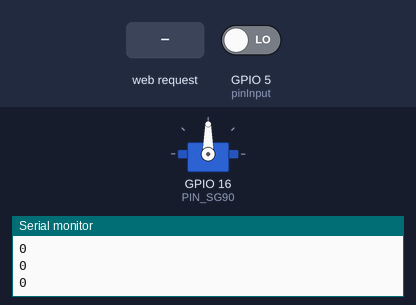
The sketch below on a simulated ESP32. On the bench: servo, the last lines printed to the serial monitor. The inputs (shaded band) are chosen by the test bench; at power-on: GPIO 5 (pinInput) LOW. WiFi joins after 1.5 s; servers stay silent unless stated; uploads are accepted with an empty reply.

Above: at 3.2 s.
3.3 s: HTTP request GET /gate received
At 3.86 s:
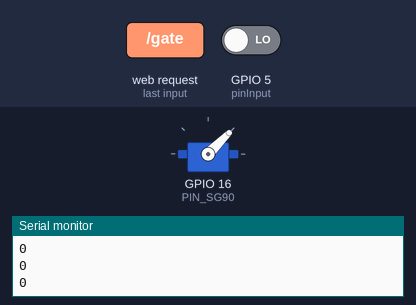
At 5.2 s:
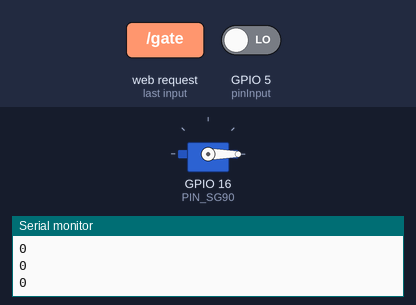
5.8 s: GPIO 5 (pinInput) driven HIGH
At 7.07 s:
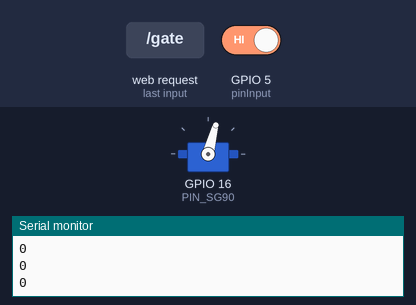
Timing chart, 0 to 8.8 s (numbered marks = the images above; inputs shaded):
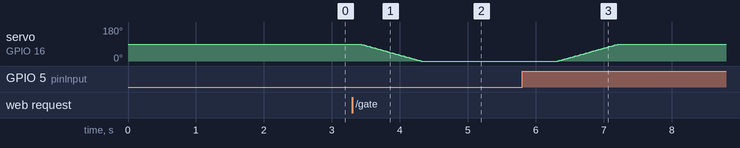

The sketch:

board1_http.ino
```cpp
#include <WiFi.h> // Libreria per la comunicazione Wi-Fi
#include <HTTPClient.h> // Libreria per inviare richieste HTTP
#include <WebServer.h>
#include <ESP32Servo.h> // Libreria per il servomotore

#define PIN_SG90 16 // Pin output servomotore
#define pinInput 5  // Pin di input per il photo-interrupter
int x=1; //valore da cambiare in base alla scheda (0: uscita, 1: ingresso)


WebServer server(80);

// Oggetto servomotore
Servo sg90;

// Variabile di stato per capire se ho già inviato il messaggio al server
int valido = 0;

// Configurazione Wi-Fi
const char* ssid = "Chihiro Fushimi";          // Sostituisci con il nome della tua rete Wi-Fi
const char* password = "giuv1911";  // Sostituisci con la password della tua rete Wi-Fi


// URL del server centrale
const char* serverURL = "http://192.168.122.89/parking"; // Sostituisci con l'indirizzo del tuo server

// Timeout massimo per la richiesta HTTP (in millisecondi)
const unsigned long httpTimeout = 5000;

// Funzione per alzare e abbassare la sbarra
void activate_parking_bar() {
  // Questo for alza la sbarra
  for (int pos = 90; pos >= 0; pos -= 1) {
    sg90.write(pos);
    delay(10);
  }
  delay(2000);
  // Questo for la abbassa
  for (int pos = 0; pos <= 90; pos += 1) {
    sg90.write(pos);
    delay(10);
  }
}

void handleGate(){
  activate_parking_bar();
  server.send(200, "", "");
}

// Funzione per inviare i dati al server con logica di timeout
void send_data_to_server(int id, int x) {
  HTTPClient http;

  // Specifica l'URL del server
  http.begin(serverURL);
  http.addHeader("Content-Type", "application/json"); // Header per la richiesta HTTP

  // Crea il payload JSON
  String payload = "{\"id\": " + String(id) + ", \"x\": " + String(x) + "}";

  // Avvia il timer per il timeout
  unsigned long startMillis = millis();

  // Invia la richiesta POST
  int httpResponseCode = http.POST(payload);

  // Controlla se la richiesta ha ricevuto una risposta entro il timeout
  if (millis() - startMillis > httpTimeout) {
    // Tempo massimo superato
    Serial.println("Timeout raggiunto! Nessuna risposta dal server.");
    if(x==0){
      // Questo for alza la sbarra
      Serial.println("SBARRA ALZATA");
      for (int pos = 90; pos >= 0; pos -= 1) {
        sg90.write(pos);
        delay(10);
      }
    }

    http.end(); //termino la connesione col server
    return; // Esci dalla funzione, nessuna risposta valida ricevuta
  }

  // Controlla la risposta del server
  if (httpResponseCode > 0) {
    String response = http.getString();
    Serial.println("Risposta del server: " + response);

    // Se il server risponde con ACK=1, alza la sbarra
    if (response.indexOf("\"ack\":1") != -1) {
      Serial.println("LA SBARRA SI ALZA");
      activate_parking_bar();
    } else {
      Serial.println("PARCHEGGIO PIENO!");
    }
  } else {
    // Errore durante la richiesta HTTP
    Serial.println("Errore durante la richiesta HTTP: " + String(httpResponseCode));
  }

  // Chiude la connessione HTTP
  http.end();
}

// Setup del servomotore
void setup_servo() {
  sg90.setPeriodHertz(50); // Frequenza della PWM per il servomotore SG90
  sg90.attach(PIN_SG90, 500, 2400); // Durata minima e massima dell'impulso: 500-2400
  sg90.write(90); // Settiamo la sbarra a 90°, in modo da bloccare inizialmente l'accesso al parcheggio
}


void setupClientRoots(){
    server.enableCORS();
    server.on("/gate", HTTP_GET, handleGate);
    server.begin();
}


void setup() {
  // Inizializza il monitor seriale
  Serial.begin(115200);

  // Configurazione iniziale del servomotore
  setup_servo();

  pinMode(pinInput, INPUT); // Configurazione del pin del photo-interrupter come pin di input


  // Connessione alla rete Wi-Fi
  Serial.println("Connessione alla rete Wi-Fi...");
  WiFi.begin(ssid, password);

  while (WiFi.status() != WL_CONNECTED) {
    delay(1000);
    Serial.println("Connessione in corso...");
  }

  Serial.println("Connesso alla rete Wi-Fi!");
  Serial.println("Indirizzo IP: ");
  Serial.println(WiFi.localIP());

  setupClientRoots();
}

void loop() {

  delay(200);
  int valueState = digitalRead(pinInput); // Legge il valore digitale dal pin del photo-interrupter
  Serial.println(valueState);

  int id = 3; // ID univoco per questa scheda

  if (valido == 0 && valueState == HIGH) {
    // Invia i dati al server tramite richiesta HTTP
    send_data_to_server(id, x);
    valido = 1; // Salvo nella variabile di stato il fatto che ho inviato il messaggio
  }

  if (valido == 1 && valueState == LOW) {
    // Ripristino il valore della variabile di stato
    valido = 0;
  }

  server.handleClient();
}
```

Measured:
- after the input at 3.3 s, servo on GPIO 16 (PIN_SG90): moves from 90° to 0° over 0.90 s, starting after 0.12 s
